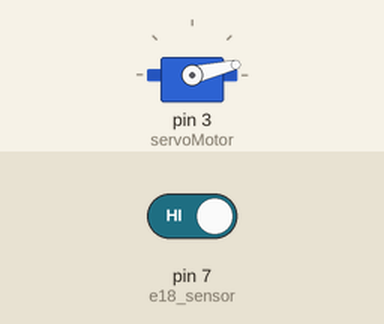
Bench run of a sketch on a simulated Arduino Uno, built with avr-gcc and run on an emulated ATmega328P. Shown: servo. The inputs (shaded band) are chosen by the test bench; at power-on: pin 7 (e18_sensor) HIGH. What the sketch prints to the serial monitor is not drawn.

Above: at 0.15 s.
At 1.2 s:
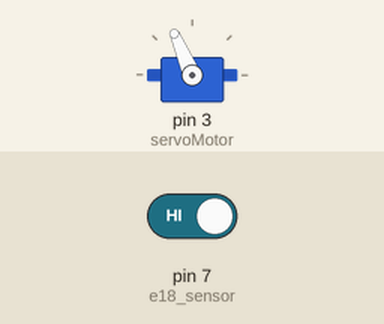
1.3 s: pin 7 (e18_sensor) driven LOW
At 1.66 s:
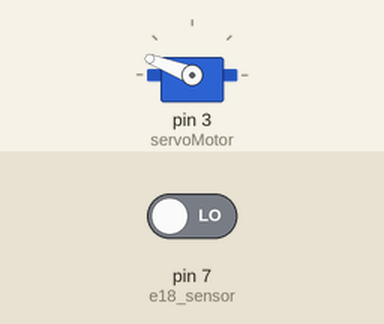
Timing chart, 0 to 48.5 s (numbered marks = the images above; inputs shaded):
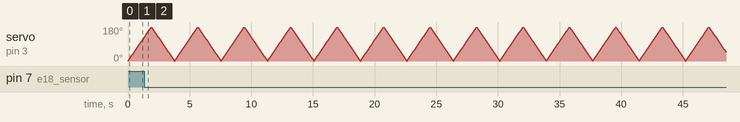

The sketch:

dectectionir.ino
```cpp
#include <Servo.h>

const int e18_sensor = 7;
volatile int state = HIGH;

Servo servoMotor;
int angle = 0;

void setup() {
  Serial.begin(115200);
  servoMotor.attach(3);
  servoMotor.write(angle);

  pinMode(e18_sensor, INPUT);
  attachInterrupt(digitalPinToInterrupt(e18_sensor), sensorInterrupt, FALLING);
}

void loop() {
  for (angle = 0; angle <= 180; angle += 1) {
    servoMotor.write(angle);
    printStateAndAngle();
    // delay(10);
  }

  for (angle = 180; angle >= 0; angle -= 1) {
    servoMotor.write(angle);
    printStateAndAngle();
    // delay(10);
  }
}

void sensorInterrupt() {
  state = LOW;
}

void printStateAndAngle() {
  state = digitalRead(e18_sensor);
  delay(10);
  if (state == LOW) {
    Serial.print("All clear - ");
  } else {
    Serial.print("Object detected- ");
  }
  Serial.print("Angle: ");
  Serial.println(angle);
}
```
